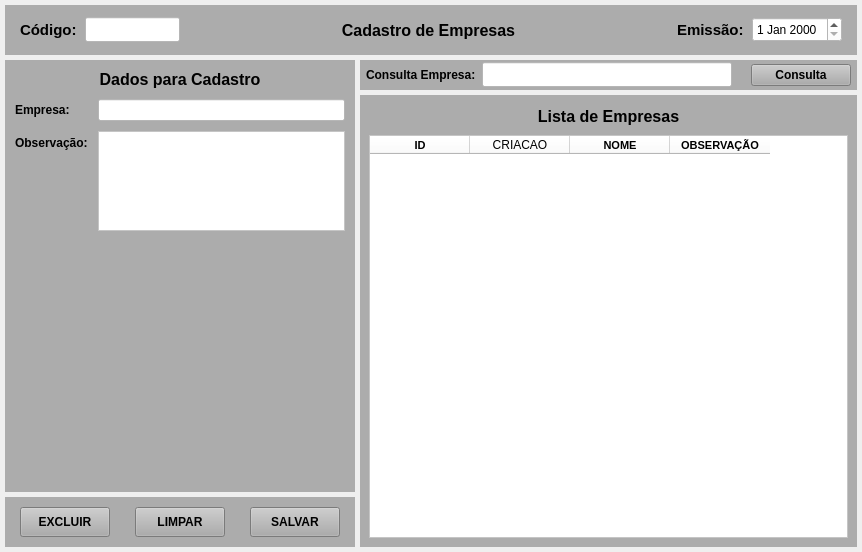
<?xml version="1.0" encoding="UTF-8"?>
<ui version="4.0">
 <class>MainWindow</class>
 <widget class="QMainWindow" name="MainWindow">
  <property name="geometry">
   <rect>
    <x>0</x>
    <y>0</y>
    <width>860</width>
    <height>552</height>
   </rect>
  </property>
  <property name="windowTitle">
   <string>Cadastro de Empresas</string>
  </property>
  <widget class="QWidget" name="centralwidget">
   <layout class="QVBoxLayout" name="verticalLayout">
    <property name="spacing">
     <number>5</number>
    </property>
    <property name="leftMargin">
     <number>5</number>
    </property>
    <property name="topMargin">
     <number>5</number>
    </property>
    <property name="rightMargin">
     <number>5</number>
    </property>
    <property name="bottomMargin">
     <number>5</number>
    </property>
    <item>
     <widget class="QWidget" name="widget" native="true">
      <property name="minimumSize">
       <size>
        <width>0</width>
        <height>50</height>
       </size>
      </property>
      <property name="maximumSize">
       <size>
        <width>16777215</width>
        <height>50</height>
       </size>
      </property>
      <property name="styleSheet">
       <string notr="true">background-color: rgb(172, 172, 172);</string>
      </property>
      <layout class="QHBoxLayout" name="horizontalLayout">
       <property name="spacing">
        <number>5</number>
       </property>
       <property name="leftMargin">
        <number>15</number>
       </property>
       <property name="topMargin">
        <number>5</number>
       </property>
       <property name="rightMargin">
        <number>15</number>
       </property>
       <property name="bottomMargin">
        <number>5</number>
       </property>
       <item>
        <widget class="QLabel" name="label_4">
         <property name="minimumSize">
          <size>
           <width>60</width>
           <height>0</height>
          </size>
         </property>
         <property name="maximumSize">
          <size>
           <width>60</width>
           <height>16777215</height>
          </size>
         </property>
         <property name="font">
          <font>
           <pointsize>11</pointsize>
           <weight>75</weight>
           <bold>true</bold>
          </font>
         </property>
         <property name="text">
          <string>Código:</string>
         </property>
         <property name="alignment">
          <set>Qt::AlignLeading|Qt::AlignLeft|Qt::AlignVCenter</set>
         </property>
        </widget>
       </item>
       <item>
        <widget class="QLineEdit" name="line_Num">
         <property name="sizePolicy">
          <sizepolicy hsizetype="Preferred" vsizetype="Preferred">
           <horstretch>0</horstretch>
           <verstretch>0</verstretch>
          </sizepolicy>
         </property>
         <property name="minimumSize">
          <size>
           <width>95</width>
           <height>25</height>
          </size>
         </property>
         <property name="maximumSize">
          <size>
           <width>95</width>
           <height>25</height>
          </size>
         </property>
         <property name="font">
          <font>
           <pointsize>9</pointsize>
          </font>
         </property>
         <property name="styleSheet">
          <string notr="true">background-color: rgb(255, 255, 255);</string>
         </property>
         <property name="inputMask">
          <string/>
         </property>
         <property name="text">
          <string/>
         </property>
         <property name="frame">
          <bool>true</bool>
         </property>
         <property name="echoMode">
          <enum>QLineEdit::Normal</enum>
         </property>
         <property name="alignment">
          <set>Qt::AlignCenter</set>
         </property>
         <property name="dragEnabled">
          <bool>false</bool>
         </property>
         <property name="placeholderText">
          <string/>
         </property>
        </widget>
       </item>
       <item>
        <widget class="QLabel" name="label_titulo">
         <property name="font">
          <font>
           <pointsize>12</pointsize>
           <weight>75</weight>
           <bold>true</bold>
          </font>
         </property>
         <property name="text">
          <string>Cadastro de Empresas</string>
         </property>
         <property name="alignment">
          <set>Qt::AlignCenter</set>
         </property>
        </widget>
       </item>
       <item>
        <widget class="QLabel" name="label">
         <property name="minimumSize">
          <size>
           <width>70</width>
           <height>0</height>
          </size>
         </property>
         <property name="maximumSize">
          <size>
           <width>70</width>
           <height>16777215</height>
          </size>
         </property>
         <property name="font">
          <font>
           <pointsize>11</pointsize>
           <weight>75</weight>
           <bold>true</bold>
          </font>
         </property>
         <property name="text">
          <string>Emissão:</string>
         </property>
        </widget>
       </item>
       <item>
        <widget class="QDateEdit" name="date_Emissao">
         <property name="sizePolicy">
          <sizepolicy hsizetype="Preferred" vsizetype="Preferred">
           <horstretch>0</horstretch>
           <verstretch>0</verstretch>
          </sizepolicy>
         </property>
         <property name="minimumSize">
          <size>
           <width>90</width>
           <height>25</height>
          </size>
         </property>
         <property name="maximumSize">
          <size>
           <width>90</width>
           <height>25</height>
          </size>
         </property>
         <property name="font">
          <font>
           <pointsize>9</pointsize>
           <weight>50</weight>
           <bold>false</bold>
          </font>
         </property>
         <property name="styleSheet">
          <string notr="true">background-color: rgb(255, 255, 255);</string>
         </property>
        </widget>
       </item>
      </layout>
     </widget>
    </item>
    <item>
     <widget class="QWidget" name="widget_2" native="true">
      <layout class="QGridLayout" name="gridLayout" columnstretch="0,0" columnminimumwidth="0,0">
       <property name="leftMargin">
        <number>0</number>
       </property>
       <property name="topMargin">
        <number>0</number>
       </property>
       <property name="rightMargin">
        <number>0</number>
       </property>
       <property name="bottomMargin">
        <number>0</number>
       </property>
       <property name="spacing">
        <number>5</number>
       </property>
       <item row="0" column="0">
        <widget class="QWidget" name="widget_3" native="true">
         <property name="minimumSize">
          <size>
           <width>350</width>
           <height>0</height>
          </size>
         </property>
         <property name="maximumSize">
          <size>
           <width>350</width>
           <height>16777215</height>
          </size>
         </property>
         <layout class="QGridLayout" name="gridLayout_2">
          <property name="leftMargin">
           <number>0</number>
          </property>
          <property name="topMargin">
           <number>0</number>
          </property>
          <property name="rightMargin">
           <number>0</number>
          </property>
          <property name="bottomMargin">
           <number>0</number>
          </property>
          <property name="horizontalSpacing">
           <number>0</number>
          </property>
          <property name="verticalSpacing">
           <number>5</number>
          </property>
          <item row="0" column="0">
           <widget class="QWidget" name="widget_5" native="true">
            <property name="cursor">
             <cursorShape>SplitVCursor</cursorShape>
            </property>
            <property name="styleSheet">
             <string notr="true">background-color: rgb(172, 172, 172);</string>
            </property>
            <layout class="QFormLayout" name="formLayout">
             <property name="horizontalSpacing">
              <number>10</number>
             </property>
             <property name="verticalSpacing">
              <number>10</number>
             </property>
             <property name="leftMargin">
              <number>10</number>
             </property>
             <property name="topMargin">
              <number>10</number>
             </property>
             <property name="rightMargin">
              <number>10</number>
             </property>
             <property name="bottomMargin">
              <number>10</number>
             </property>
             <item row="0" column="0" colspan="2">
              <widget class="QLabel" name="label_titulo_2">
               <property name="font">
                <font>
                 <pointsize>12</pointsize>
                 <weight>75</weight>
                 <bold>true</bold>
                </font>
               </property>
               <property name="text">
                <string>Dados para Cadastro</string>
               </property>
               <property name="alignment">
                <set>Qt::AlignCenter</set>
               </property>
              </widget>
             </item>
             <item row="1" column="0">
              <widget class="QLabel" name="label_24">
               <property name="font">
                <font>
                 <pointsize>9</pointsize>
                 <weight>75</weight>
                 <bold>true</bold>
                </font>
               </property>
               <property name="text">
                <string>Empresa:</string>
               </property>
               <property name="alignment">
                <set>Qt::AlignLeading|Qt::AlignLeft|Qt::AlignVCenter</set>
               </property>
              </widget>
             </item>
             <item row="1" column="1">
              <widget class="QLineEdit" name="line_Descricao">
               <property name="font">
                <font>
                 <pointsize>8</pointsize>
                </font>
               </property>
               <property name="styleSheet">
                <string notr="true">background-color: rgb(255, 255, 255);</string>
               </property>
               <property name="text">
                <string/>
               </property>
               <property name="maxLength">
                <number>45</number>
               </property>
               <property name="alignment">
                <set>Qt::AlignLeading|Qt::AlignLeft|Qt::AlignVCenter</set>
               </property>
              </widget>
             </item>
             <item row="2" column="0">
              <widget class="QLabel" name="label_28">
               <property name="font">
                <font>
                 <pointsize>9</pointsize>
                 <weight>75</weight>
                 <bold>true</bold>
                </font>
               </property>
               <property name="text">
                <string>Observação:</string>
               </property>
               <property name="alignment">
                <set>Qt::AlignLeading|Qt::AlignLeft|Qt::AlignVCenter</set>
               </property>
              </widget>
             </item>
             <item row="2" column="1">
              <widget class="QPlainTextEdit" name="plain_Obs">
               <property name="sizePolicy">
                <sizepolicy hsizetype="Preferred" vsizetype="Preferred">
                 <horstretch>0</horstretch>
                 <verstretch>0</verstretch>
                </sizepolicy>
               </property>
               <property name="minimumSize">
                <size>
                 <width>0</width>
                 <height>100</height>
                </size>
               </property>
               <property name="maximumSize">
                <size>
                 <width>16777215</width>
                 <height>100</height>
                </size>
               </property>
               <property name="styleSheet">
                <string notr="true">background-color: rgb(255, 255, 255);</string>
               </property>
              </widget>
             </item>
            </layout>
           </widget>
          </item>
          <item row="1" column="0">
           <widget class="QWidget" name="widget_6" native="true">
            <property name="minimumSize">
             <size>
              <width>0</width>
              <height>50</height>
             </size>
            </property>
            <property name="maximumSize">
             <size>
              <width>16777215</width>
              <height>50</height>
             </size>
            </property>
            <property name="styleSheet">
             <string notr="true">background-color: rgb(172, 172, 172);</string>
            </property>
            <layout class="QHBoxLayout" name="horizontalLayout_2">
             <property name="spacing">
              <number>5</number>
             </property>
             <property name="leftMargin">
              <number>15</number>
             </property>
             <property name="topMargin">
              <number>5</number>
             </property>
             <property name="rightMargin">
              <number>15</number>
             </property>
             <property name="bottomMargin">
              <number>5</number>
             </property>
             <item>
              <widget class="QPushButton" name="btn_Excluir">
               <property name="sizePolicy">
                <sizepolicy hsizetype="Preferred" vsizetype="Preferred">
                 <horstretch>0</horstretch>
                 <verstretch>0</verstretch>
                </sizepolicy>
               </property>
               <property name="minimumSize">
                <size>
                 <width>90</width>
                 <height>30</height>
                </size>
               </property>
               <property name="maximumSize">
                <size>
                 <width>90</width>
                 <height>30</height>
                </size>
               </property>
               <property name="font">
                <font>
                 <pointsize>9</pointsize>
                 <weight>75</weight>
                 <bold>true</bold>
                </font>
               </property>
               <property name="cursor">
                <cursorShape>PointingHandCursor</cursorShape>
               </property>
               <property name="text">
                <string>EXCLUIR</string>
               </property>
              </widget>
             </item>
             <item>
              <widget class="QLabel" name="label_2">
               <property name="text">
                <string/>
               </property>
              </widget>
             </item>
             <item>
              <widget class="QPushButton" name="btn_Limpar">
               <property name="sizePolicy">
                <sizepolicy hsizetype="Preferred" vsizetype="Preferred">
                 <horstretch>0</horstretch>
                 <verstretch>0</verstretch>
                </sizepolicy>
               </property>
               <property name="minimumSize">
                <size>
                 <width>90</width>
                 <height>30</height>
                </size>
               </property>
               <property name="maximumSize">
                <size>
                 <width>90</width>
                 <height>30</height>
                </size>
               </property>
               <property name="font">
                <font>
                 <pointsize>9</pointsize>
                 <weight>75</weight>
                 <bold>true</bold>
                </font>
               </property>
               <property name="cursor">
                <cursorShape>PointingHandCursor</cursorShape>
               </property>
               <property name="text">
                <string>LIMPAR</string>
               </property>
              </widget>
             </item>
             <item>
              <widget class="QLabel" name="label_3">
               <property name="text">
                <string/>
               </property>
              </widget>
             </item>
             <item>
              <widget class="QPushButton" name="btn_Salvar">
               <property name="sizePolicy">
                <sizepolicy hsizetype="Preferred" vsizetype="Preferred">
                 <horstretch>0</horstretch>
                 <verstretch>0</verstretch>
                </sizepolicy>
               </property>
               <property name="minimumSize">
                <size>
                 <width>90</width>
                 <height>30</height>
                </size>
               </property>
               <property name="maximumSize">
                <size>
                 <width>90</width>
                 <height>30</height>
                </size>
               </property>
               <property name="font">
                <font>
                 <pointsize>9</pointsize>
                 <weight>75</weight>
                 <bold>true</bold>
                </font>
               </property>
               <property name="cursor">
                <cursorShape>PointingHandCursor</cursorShape>
               </property>
               <property name="text">
                <string>SALVAR</string>
               </property>
              </widget>
             </item>
            </layout>
           </widget>
          </item>
         </layout>
        </widget>
       </item>
       <item row="0" column="1">
        <widget class="QWidget" name="widget_4" native="true">
         <property name="styleSheet">
          <string notr="true"/>
         </property>
         <layout class="QVBoxLayout" name="verticalLayout_2">
          <property name="spacing">
           <number>5</number>
          </property>
          <property name="leftMargin">
           <number>0</number>
          </property>
          <property name="topMargin">
           <number>0</number>
          </property>
          <property name="rightMargin">
           <number>0</number>
          </property>
          <property name="bottomMargin">
           <number>0</number>
          </property>
          <item>
           <widget class="QWidget" name="widget_7" native="true">
            <property name="minimumSize">
             <size>
              <width>0</width>
              <height>30</height>
             </size>
            </property>
            <property name="maximumSize">
             <size>
              <width>16777215</width>
              <height>30</height>
             </size>
            </property>
            <property name="styleSheet">
             <string notr="true">background-color: rgb(172, 172, 172);</string>
            </property>
            <layout class="QHBoxLayout" name="horizontalLayout_3">
             <property name="spacing">
              <number>6</number>
             </property>
             <property name="leftMargin">
              <number>6</number>
             </property>
             <property name="topMargin">
              <number>0</number>
             </property>
             <property name="rightMargin">
              <number>6</number>
             </property>
             <property name="bottomMargin">
              <number>0</number>
             </property>
             <item>
              <widget class="QLabel" name="label_6">
               <property name="minimumSize">
                <size>
                 <width>110</width>
                 <height>0</height>
                </size>
               </property>
               <property name="maximumSize">
                <size>
                 <width>110</width>
                 <height>16777215</height>
                </size>
               </property>
               <property name="font">
                <font>
                 <pointsize>9</pointsize>
                 <weight>75</weight>
                 <bold>true</bold>
                </font>
               </property>
               <property name="text">
                <string>Consulta Empresa:</string>
               </property>
               <property name="alignment">
                <set>Qt::AlignLeading|Qt::AlignLeft|Qt::AlignVCenter</set>
               </property>
              </widget>
             </item>
             <item>
              <widget class="QLineEdit" name="line_Consulta">
               <property name="sizePolicy">
                <sizepolicy hsizetype="Preferred" vsizetype="Preferred">
                 <horstretch>0</horstretch>
                 <verstretch>0</verstretch>
                </sizepolicy>
               </property>
               <property name="minimumSize">
                <size>
                 <width>250</width>
                 <height>25</height>
                </size>
               </property>
               <property name="maximumSize">
                <size>
                 <width>16777215</width>
                 <height>25</height>
                </size>
               </property>
               <property name="font">
                <font>
                 <pointsize>8</pointsize>
                </font>
               </property>
               <property name="styleSheet">
                <string notr="true">background-color: rgb(255, 255, 255);</string>
               </property>
               <property name="alignment">
                <set>Qt::AlignLeading|Qt::AlignLeft|Qt::AlignVCenter</set>
               </property>
              </widget>
             </item>
             <item>
              <widget class="QLabel" name="label_7">
               <property name="text">
                <string/>
               </property>
              </widget>
             </item>
             <item>
              <widget class="QPushButton" name="btn_Consulta">
               <property name="minimumSize">
                <size>
                 <width>100</width>
                 <height>0</height>
                </size>
               </property>
               <property name="maximumSize">
                <size>
                 <width>100</width>
                 <height>16777215</height>
                </size>
               </property>
               <property name="font">
                <font>
                 <pointsize>9</pointsize>
                 <weight>75</weight>
                 <bold>true</bold>
                </font>
               </property>
               <property name="cursor">
                <cursorShape>PointingHandCursor</cursorShape>
               </property>
               <property name="layoutDirection">
                <enum>Qt::LeftToRight</enum>
               </property>
               <property name="autoFillBackground">
                <bool>false</bool>
               </property>
               <property name="text">
                <string>Consulta</string>
               </property>
               <property name="checkable">
                <bool>false</bool>
               </property>
               <property name="autoDefault">
                <bool>false</bool>
               </property>
               <property name="default">
                <bool>false</bool>
               </property>
               <property name="flat">
                <bool>false</bool>
               </property>
              </widget>
             </item>
            </layout>
           </widget>
          </item>
          <item>
           <widget class="QWidget" name="widget_8" native="true">
            <property name="styleSheet">
             <string notr="true">background-color: rgb(172, 172, 172);</string>
            </property>
            <layout class="QVBoxLayout" name="verticalLayout_3">
             <item>
              <widget class="QLabel" name="label_5">
               <property name="minimumSize">
                <size>
                 <width>0</width>
                 <height>25</height>
                </size>
               </property>
               <property name="maximumSize">
                <size>
                 <width>16777215</width>
                 <height>25</height>
                </size>
               </property>
               <property name="font">
                <font>
                 <pointsize>12</pointsize>
                 <weight>75</weight>
                 <bold>true</bold>
                </font>
               </property>
               <property name="text">
                <string>Lista de Empresas</string>
               </property>
               <property name="alignment">
                <set>Qt::AlignCenter</set>
               </property>
              </widget>
             </item>
             <item>
              <widget class="QTableWidget" name="table_Lista">
               <property name="sizePolicy">
                <sizepolicy hsizetype="Preferred" vsizetype="Preferred">
                 <horstretch>0</horstretch>
                 <verstretch>0</verstretch>
                </sizepolicy>
               </property>
               <property name="font">
                <font>
                 <pointsize>7</pointsize>
                </font>
               </property>
               <property name="styleSheet">
                <string notr="true">background-color: rgb(255, 255, 255);</string>
               </property>
               <column>
                <property name="text">
                 <string>ID</string>
                </property>
                <property name="font">
                 <font>
                  <family>Segoe UI</family>
                  <pointsize>8</pointsize>
                  <weight>75</weight>
                  <bold>true</bold>
                 </font>
                </property>
                <property name="textAlignment">
                 <set>AlignCenter</set>
                </property>
               </column>
               <column>
                <property name="text">
                 <string>CRIACAO</string>
                </property>
               </column>
               <column>
                <property name="text">
                 <string>NOME</string>
                </property>
                <property name="font">
                 <font>
                  <pointsize>8</pointsize>
                  <weight>75</weight>
                  <bold>true</bold>
                 </font>
                </property>
                <property name="textAlignment">
                 <set>AlignCenter</set>
                </property>
               </column>
               <column>
                <property name="text">
                 <string>OBSERVAÇÃO</string>
                </property>
                <property name="font">
                 <font>
                  <pointsize>8</pointsize>
                  <weight>75</weight>
                  <bold>true</bold>
                 </font>
                </property>
                <property name="textAlignment">
                 <set>AlignCenter</set>
                </property>
               </column>
              </widget>
             </item>
            </layout>
           </widget>
          </item>
         </layout>
        </widget>
       </item>
      </layout>
     </widget>
    </item>
   </layout>
  </widget>
 </widget>
 <resources/>
 <connections/>
</ui>
